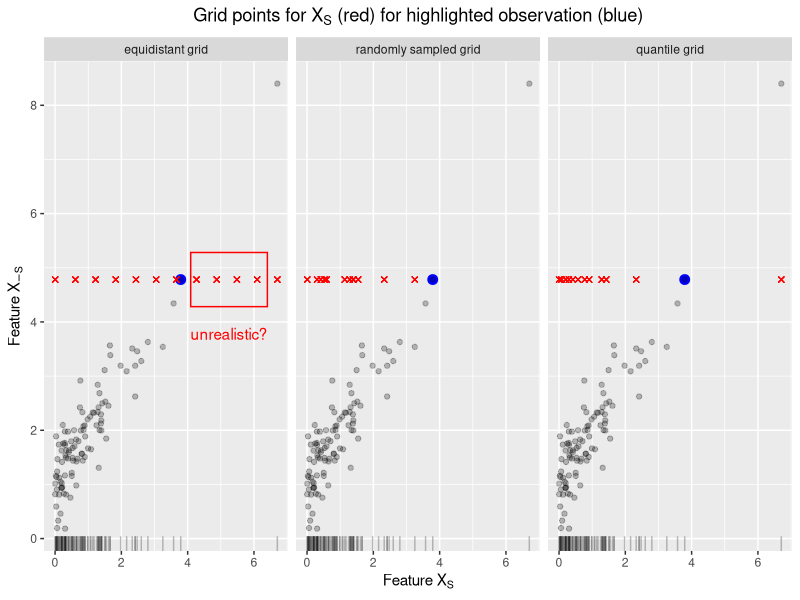

Generate this figure with R:
# PREREQ -----------------------------------------------------------------------

library(ggplot2)

# DATA -------------------------------------------------------------------------

set.seed(12345678)
n = 100
ngrid = 11
x1 = rexp(n, rate = 1)
x2 = x1 + rnorm(n, mean(x1), sd = 0.5*sd(x1)) #rexp(1000, rate = 100)

# grid
grid.x1 = seq(min(x1), max(x1), length = ngrid+1)
grid.x2 = seq(min(x2), max(x2), length = ngrid+1)

const.x2 = rep(sort(x2, decreasing = T)[2], length = ngrid+1)
data1.const = expand.grid(x1 = grid.x1, x2 = const.x2)
data1.const$method = "equidistant grid"


data1 = expand.grid(x1 = grid.x1, x2 = grid.x2)
data1$method = "equidistant grid"

# subsample
grid.x1 = sample(x1, size = ngrid+1)
grid.x2 = sample(x2, size = ngrid+1)

data2.const = expand.grid(x1 = grid.x1, x2 = const.x2)
data2.const$method = "randomly sampled grid"

data2 = expand.grid(x1 = grid.x1, x2 = grid.x2)
data2$method = "randomly sampled grid"
# quantile
grid.x1 = quantile(x1, 0:(ngrid)/(ngrid), type = 1)
grid.x2 = quantile(x2, 0:(ngrid)/(ngrid), type = 1)

data3.const = expand.grid(x1 = grid.x1, x2 = const.x2)
data3.const$method = "quantile grid"

data3 = expand.grid(x1 = grid.x1, x2 = grid.x2)
data3$method = "quantile grid"

data = rbind(data1, data2, data3)
data$method = factor(data$method, levels = c("equidistant grid", "randomly sampled grid", "quantile grid"))

data.const = rbind(data1.const, data2.const, data3.const)
data.const$method = factor(data.const$method, levels = c("equidistant grid", "randomly sampled grid", "quantile grid"))

ind = which(x2 == sort(x2, decreasing = TRUE)[2])

# PLOT -------------------------------------------------------------------------

p = ggplot(data = data, aes(x1, x2)) +
  geom_point(data = data.frame(x1 = x1[ind], x2 = x2[ind]), aes(x1, x2), size = 3, col = "blue") +
  geom_point(data = data.frame(x1 = x1, x2 = x2), aes(x1, x2), alpha = 0.25) +
  geom_rug(data = data.frame(x1 = x1, x2 = x2), aes(x = x1), alpha = 0.25, sides = "b") +
  geom_point(data = data.const, aes(x1, x2), shape = 4, alpha = 0.5, col = "red") +
  facet_grid(~ method) +
  xlab("Feature"~X[S]) +
  ylab("Feature"~X[-S]) +
  ggtitle("Grid points for"~X[S]~"(red) for highlighted observation (blue)")


ann_text = data.frame(x1 = max(x1), x2 = x2[ind], diff = max(diff(sort(x1))), #lab = "Text",
                      method = factor("equidistant grid", levels = levels(data$method)))
p = p + 
  geom_text(data = ann_text, aes(x = x1-diff/2, y = x2), nudge_y = -1, label = paste0("unrealistic?"), parse = F, col = "red") +
  geom_rect(data = ann_text, mapping = aes(ymax = x2 + 0.5, ymin = x2 - 0.5,
                                           xmax = x1 - 0.3, xmin = (x1-diff) + 0.3), alpha = 0, size = 0.5,
            colour = "red", fill = "red") +
  theme(plot.title = element_text(hjust = 0.5))

ggsave("slides/feature-effects/figure/sampling.pdf", p, height = 2.5, width = 7.5)
